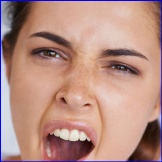
#> input picture Facial-Expression-Detection-master/images/yawning/download.jpg, 162 x 162 px, found by its file name; its folder holds only this picture in this run
$ python testface1.py   (older library calls are emulated)
#> lines starting #> are read from the running program, lines starting #| are printed output that depends on the picture; after the words box and inside, x2 and y2 are one past the last pixel; in counts of white or black regions, pixels touching at a corner belong together
import cv2
import os

CASCADE_PATH = "haarcascade_frontalface_alt.xml"
facecascade = cv2.CascadeClassifier(CASCADE_PATH)
imgFormat = ".jpg"
fullimgpath = "/home/pi/Desktop/Facial-Expression-Detection-master/images/yawning/"
faceimgpath = "/home/pi/Desktop/Facial-Expression-Detection-master/images/yawning/"
imfilelist = [os.path.join(fullimgpath, f) for f in os.listdir(fullimgpath) if f.endswith(imgFormat)]

for el in imfilelist:
   print (el)
   imagen = cv2.imread(el)
#> imagen is the input picture: shape (162, 162, 3); mean B, G, R 131.5, 142.1, 183.3
   gray = cv2.cvtColor(imagen, cv2.COLOR_BGR2GRAY)
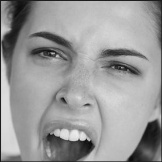
#> gray: shape (162, 162); min 10, max 237, mean 153.2
   faces = facecascade.detectMultiScale(
        gray,
        scaleFactor=1.1,
        minNeighbors=5,
        minSize=(30, 30),
        #flags=cv2.CV_HAAR_SCALE_IMAGE
        flags=cv2.CASCADE_SCALE_IMAGE
   )
#> faces = [[12, 5, 137, 137]]

   for (x, y, w, h) in faces:
        cv2.rectangle(imagen, (x, y), (x + w, y + h), (0, 255, 0), 2)
        roi_color = imagen[y:y + h, x:x + w]
#> this loop made 1 pass
#> pass 1, `roi_color = imagen[y:y + h, x:x + w]`:
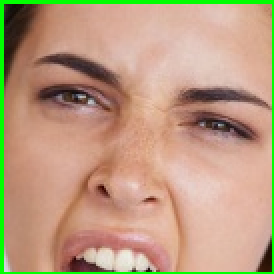
#> roi_color: shape (137, 137, 3) (shown 2 times larger); mean B, G, R 127.6, 155.9, 187.4
#> after the loop:
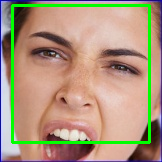
#> imagen: shape (162, 162, 3); 6.25% of pixels changed, all inside (x1, y1, x2, y2) = (11, 4, 151, 144)


   cv2.imshow('Imagen', imagen)
   cv2.waitKey(1000)

$ run again, on Facial-Expression-Detection-master/images/yawning/download2.jpg
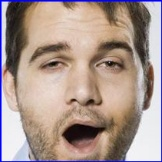
#> input picture Facial-Expression-Detection-master/images/yawning/download2.jpg, 162 x 162 px, found by its file name
#> imagen is the input picture: shape (162, 162, 3); mean B, G, R 142.9, 150.2, 169.8
#> `gray = cv2.cvtColor(imagen, cv2.COLOR_BGR2GRAY)`:
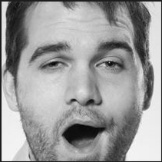
#> gray: shape (162, 162); min 6, max 252, mean 155.3
#> faces = [[15, 8, 135, 135]]
#> the loop `for (x, y, w, h) in faces:` made 1 pass
#> after the loop `for (x, y, w, h) in faces:`:
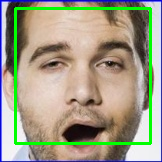
#> imagen: shape (162, 162, 3); 6.16% of pixels changed, all inside (x1, y1, x2, y2) = (14, 7, 152, 145)

$ run again, on Facial-Expression-Detection-master/images/yawning/download3.jpg
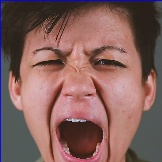
#> input picture Facial-Expression-Detection-master/images/yawning/download3.jpg, 162 x 162 px, found by its file name
#> imagen is the input picture: shape (162, 162, 3); mean B, G, R 92.4, 96.5, 131.5
#> `gray = cv2.cvtColor(imagen, cv2.COLOR_BGR2GRAY)`:
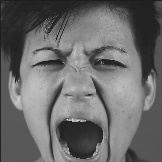
#> gray: shape (162, 162); min 8, max 229, mean 106.5
#> faces = [[7, 8, 140, 140]]
#> the loop `for (x, y, w, h) in faces:` made 1 pass
#> after the loop `for (x, y, w, h) in faces:`:
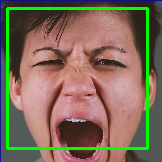
#> imagen: shape (162, 162, 3); 6.39% of pixels changed, all inside (x1, y1, x2, y2) = (6, 7, 149, 150)

$ run again, on Facial-Expression-Detection-master/images/yawning/download1.jpg
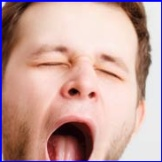
#> input picture Facial-Expression-Detection-master/images/yawning/download1.jpg, 162 x 162 px, found by its file name
#> imagen is the input picture: shape (162, 162, 3); mean B, G, R 157.6, 162.2, 198.5
#> `gray = cv2.cvtColor(imagen, cv2.COLOR_BGR2GRAY)`:
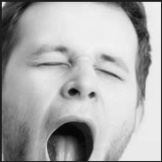
#> gray: shape (162, 162); min 4, max 243, mean 172.5
#> faces = [[13, 10, 136, 136]]
#> the loop `for (x, y, w, h) in faces:` made 1 pass
#> after the loop `for (x, y, w, h) in faces:`:
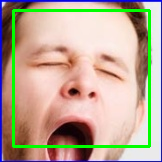
#> imagen: shape (162, 162, 3); 6.2% of pixels changed, all inside (x1, y1, x2, y2) = (12, 9, 151, 148)
